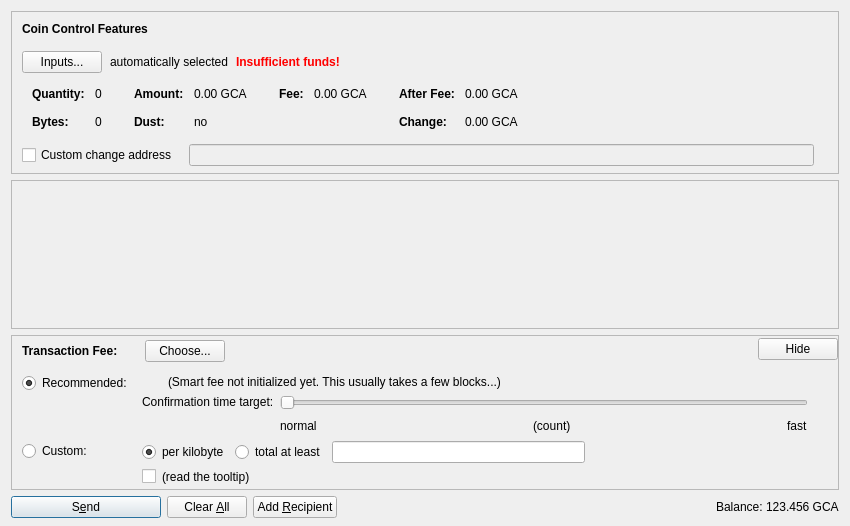
<?xml version="1.0" encoding="UTF-8"?>
<ui version="4.0">
 <class>SendCoinsDialog</class>
 <widget class="QDialog" name="SendCoinsDialog">
  <property name="geometry">
   <rect>
    <x>0</x>
    <y>0</y>
    <width>850</width>
    <height>526</height>
   </rect>
  </property>
  <property name="windowTitle">
   <string>Send Coins</string>
  </property>
  <layout class="QVBoxLayout" name="verticalLayout" stretch="0,1,0,0">
   <property name="bottomMargin">
    <number>8</number>
   </property>
   <item>
    <widget class="QFrame" name="frameCoinControl">
     <property name="sizePolicy">
      <sizepolicy hsizetype="Expanding" vsizetype="Expanding">
       <horstretch>0</horstretch>
       <verstretch>0</verstretch>
      </sizepolicy>
     </property>
     <property name="maximumSize">
      <size>
       <width>16777215</width>
       <height>16777215</height>
      </size>
     </property>
     <property name="frameShape">
      <enum>QFrame::StyledPanel</enum>
     </property>
     <property name="frameShadow">
      <enum>QFrame::Sunken</enum>
     </property>
     <layout class="QVBoxLayout" name="verticalLayoutCoinControl2">
      <property name="spacing">
       <number>0</number>
      </property>
      <property name="leftMargin">
       <number>0</number>
      </property>
      <property name="topMargin">
       <number>0</number>
      </property>
      <property name="rightMargin">
       <number>0</number>
      </property>
      <property name="bottomMargin">
       <number>6</number>
      </property>
      <item>
       <layout class="QVBoxLayout" name="verticalLayoutCoinControl" stretch="0,0,0,0,1">
        <property name="spacing">
         <number>0</number>
        </property>
        <property name="leftMargin">
         <number>10</number>
        </property>
        <property name="topMargin">
         <number>10</number>
        </property>
        <item>
         <layout class="QHBoxLayout" name="horizontalLayoutCoinControl1">
          <property name="bottomMargin">
           <number>15</number>
          </property>
          <item>
           <widget class="QLabel" name="labelCoinControlFeatures">
            <property name="sizePolicy">
             <sizepolicy hsizetype="Preferred" vsizetype="Maximum">
              <horstretch>0</horstretch>
              <verstretch>0</verstretch>
             </sizepolicy>
            </property>
            <property name="font">
             <font>
              <weight>75</weight>
              <bold>true</bold>
             </font>
            </property>
            <property name="styleSheet">
             <string notr="true">font-weight:bold;</string>
            </property>
            <property name="text">
             <string>Coin Control Features</string>
            </property>
           </widget>
          </item>
         </layout>
        </item>
        <item>
         <layout class="QHBoxLayout" name="horizontalLayoutCoinControl2" stretch="0,0,0,0">
          <property name="spacing">
           <number>8</number>
          </property>
          <property name="bottomMargin">
           <number>10</number>
          </property>
          <item>
           <widget class="QPushButton" name="pushButtonCoinControl">
            <property name="styleSheet">
             <string notr="true"/>
            </property>
            <property name="text">
             <string>Inputs...</string>
            </property>
            <property name="autoDefault">
             <bool>false</bool>
            </property>
           </widget>
          </item>
          <item>
           <widget class="QLabel" name="labelCoinControlAutomaticallySelected">
            <property name="text">
             <string>automatically selected</string>
            </property>
            <property name="margin">
             <number>5</number>
            </property>
           </widget>
          </item>
          <item>
           <widget class="QLabel" name="labelCoinControlInsuffFunds">
            <property name="font">
             <font>
              <weight>75</weight>
              <bold>true</bold>
             </font>
            </property>
            <property name="styleSheet">
             <string notr="true">color:red;font-weight:bold;</string>
            </property>
            <property name="text">
             <string>Insufficient funds!</string>
            </property>
            <property name="margin">
             <number>5</number>
            </property>
           </widget>
          </item>
          <item>
           <spacer name="horizontalSpacerCoinControl">
            <property name="orientation">
             <enum>Qt::Horizontal</enum>
            </property>
            <property name="sizeHint" stdset="0">
             <size>
              <width>40</width>
              <height>1</height>
             </size>
            </property>
           </spacer>
          </item>
         </layout>
        </item>
        <item>
         <widget class="QWidget" name="widgetCoinControl" native="true">
          <property name="sizePolicy">
           <sizepolicy hsizetype="Preferred" vsizetype="Preferred">
            <horstretch>0</horstretch>
            <verstretch>0</verstretch>
           </sizepolicy>
          </property>
          <property name="minimumSize">
           <size>
            <width>0</width>
            <height>0</height>
           </size>
          </property>
          <property name="styleSheet">
           <string notr="true"/>
          </property>
          <layout class="QHBoxLayout" name="horizontalLayoutCoinControl5">
           <property name="leftMargin">
            <number>0</number>
           </property>
           <property name="topMargin">
            <number>0</number>
           </property>
           <property name="rightMargin">
            <number>0</number>
           </property>
           <property name="bottomMargin">
            <number>0</number>
           </property>
           <item>
            <layout class="QHBoxLayout" name="horizontalLayoutCoinControl3" stretch="0,0,0,1">
             <property name="spacing">
              <number>20</number>
             </property>
             <property name="topMargin">
              <number>0</number>
             </property>
             <property name="bottomMargin">
              <number>10</number>
             </property>
             <item>
              <layout class="QFormLayout" name="formLayoutCoinControl1">
               <property name="horizontalSpacing">
                <number>10</number>
               </property>
               <property name="verticalSpacing">
                <number>14</number>
               </property>
               <property name="leftMargin">
                <number>10</number>
               </property>
               <property name="topMargin">
                <number>4</number>
               </property>
               <property name="rightMargin">
                <number>6</number>
               </property>
               <item row="0" column="0">
                <widget class="QLabel" name="labelCoinControlQuantityText">
                 <property name="font">
                  <font>
                   <weight>75</weight>
                   <bold>true</bold>
                  </font>
                 </property>
                 <property name="text">
                  <string>Quantity:</string>
                 </property>
                 <property name="margin">
                  <number>0</number>
                 </property>
                </widget>
               </item>
               <item row="0" column="1">
                <widget class="QLabel" name="labelCoinControlQuantity">
                 <property name="cursor">
                  <cursorShape>IBeamCursor</cursorShape>
                 </property>
                 <property name="contextMenuPolicy">
                  <enum>Qt::ActionsContextMenu</enum>
                 </property>
                 <property name="text">
                  <string notr="true">0</string>
                 </property>
                 <property name="margin">
                  <number>0</number>
                 </property>
                 <property name="textInteractionFlags">
                  <set>Qt::LinksAccessibleByMouse|Qt::TextSelectableByKeyboard|Qt::TextSelectableByMouse</set>
                 </property>
                </widget>
               </item>
               <item row="1" column="0">
                <widget class="QLabel" name="labelCoinControlBytesText">
                 <property name="font">
                  <font>
                   <weight>75</weight>
                   <bold>true</bold>
                  </font>
                 </property>
                 <property name="text">
                  <string>Bytes:</string>
                 </property>
                </widget>
               </item>
               <item row="1" column="1">
                <widget class="QLabel" name="labelCoinControlBytes">
                 <property name="cursor">
                  <cursorShape>IBeamCursor</cursorShape>
                 </property>
                 <property name="contextMenuPolicy">
                  <enum>Qt::ActionsContextMenu</enum>
                 </property>
                 <property name="text">
                  <string notr="true">0</string>
                 </property>
                 <property name="textInteractionFlags">
                  <set>Qt::LinksAccessibleByMouse|Qt::TextSelectableByKeyboard|Qt::TextSelectableByMouse</set>
                 </property>
                </widget>
               </item>
              </layout>
             </item>
             <item>
              <layout class="QFormLayout" name="formLayoutCoinControl2">
               <property name="horizontalSpacing">
                <number>10</number>
               </property>
               <property name="verticalSpacing">
                <number>14</number>
               </property>
               <property name="leftMargin">
                <number>6</number>
               </property>
               <property name="topMargin">
                <number>4</number>
               </property>
               <property name="rightMargin">
                <number>6</number>
               </property>
               <item row="0" column="0">
                <widget class="QLabel" name="labelCoinControlAmountText">
                 <property name="font">
                  <font>
                   <weight>75</weight>
                   <bold>true</bold>
                  </font>
                 </property>
                 <property name="text">
                  <string>Amount:</string>
                 </property>
                 <property name="margin">
                  <number>0</number>
                 </property>
                </widget>
               </item>
               <item row="0" column="1">
                <widget class="QLabel" name="labelCoinControlAmount">
                 <property name="cursor">
                  <cursorShape>IBeamCursor</cursorShape>
                 </property>
                 <property name="contextMenuPolicy">
                  <enum>Qt::ActionsContextMenu</enum>
                 </property>
                 <property name="text">
                  <string notr="true">0.00 GCA</string>
                 </property>
                 <property name="textInteractionFlags">
                  <set>Qt::LinksAccessibleByMouse|Qt::TextSelectableByKeyboard|Qt::TextSelectableByMouse</set>
                 </property>
                </widget>
               </item>
               <item row="1" column="0">
                <widget class="QLabel" name="labelCoinControlLowOutputText">
                 <property name="font">
                  <font>
                   <weight>75</weight>
                   <bold>true</bold>
                  </font>
                 </property>
                 <property name="text">
                  <string>Dust:</string>
                 </property>
                </widget>
               </item>
               <item row="1" column="1">
                <widget class="QLabel" name="labelCoinControlLowOutput">
                 <property name="cursor">
                  <cursorShape>IBeamCursor</cursorShape>
                 </property>
                 <property name="contextMenuPolicy">
                  <enum>Qt::ActionsContextMenu</enum>
                 </property>
                 <property name="text">
                  <string notr="true">no</string>
                 </property>
                 <property name="textInteractionFlags">
                  <set>Qt::LinksAccessibleByMouse|Qt::TextSelectableByKeyboard|Qt::TextSelectableByMouse</set>
                 </property>
                </widget>
               </item>
              </layout>
             </item>
             <item>
              <layout class="QFormLayout" name="formLayoutCoinControl3">
               <property name="horizontalSpacing">
                <number>10</number>
               </property>
               <property name="verticalSpacing">
                <number>14</number>
               </property>
               <property name="leftMargin">
                <number>6</number>
               </property>
               <property name="topMargin">
                <number>4</number>
               </property>
               <property name="rightMargin">
                <number>6</number>
               </property>
               <item row="0" column="0">
                <widget class="QLabel" name="labelCoinControlFeeText">
                 <property name="font">
                  <font>
                   <weight>75</weight>
                   <bold>true</bold>
                  </font>
                 </property>
                 <property name="text">
                  <string>Fee:</string>
                 </property>
                 <property name="margin">
                  <number>0</number>
                 </property>
                </widget>
               </item>
               <item row="0" column="1">
                <widget class="QLabel" name="labelCoinControlFee">
                 <property name="cursor">
                  <cursorShape>IBeamCursor</cursorShape>
                 </property>
                 <property name="contextMenuPolicy">
                  <enum>Qt::ActionsContextMenu</enum>
                 </property>
                 <property name="text">
                  <string notr="true">0.00 GCA</string>
                 </property>
                 <property name="textInteractionFlags">
                  <set>Qt::LinksAccessibleByMouse|Qt::TextSelectableByKeyboard|Qt::TextSelectableByMouse</set>
                 </property>
                </widget>
               </item>
              </layout>
             </item>
             <item>
              <layout class="QFormLayout" name="formLayoutCoinControl4">
               <property name="horizontalSpacing">
                <number>10</number>
               </property>
               <property name="verticalSpacing">
                <number>14</number>
               </property>
               <property name="leftMargin">
                <number>6</number>
               </property>
               <property name="topMargin">
                <number>4</number>
               </property>
               <property name="rightMargin">
                <number>6</number>
               </property>
               <item row="0" column="0">
                <widget class="QLabel" name="labelCoinControlAfterFeeText">
                 <property name="font">
                  <font>
                   <weight>75</weight>
                   <bold>true</bold>
                  </font>
                 </property>
                 <property name="text">
                  <string>After Fee:</string>
                 </property>
                 <property name="margin">
                  <number>0</number>
                 </property>
                </widget>
               </item>
               <item row="0" column="1">
                <widget class="QLabel" name="labelCoinControlAfterFee">
                 <property name="cursor">
                  <cursorShape>IBeamCursor</cursorShape>
                 </property>
                 <property name="contextMenuPolicy">
                  <enum>Qt::ActionsContextMenu</enum>
                 </property>
                 <property name="text">
                  <string notr="true">0.00 GCA</string>
                 </property>
                 <property name="textInteractionFlags">
                  <set>Qt::LinksAccessibleByMouse|Qt::TextSelectableByKeyboard|Qt::TextSelectableByMouse</set>
                 </property>
                </widget>
               </item>
               <item row="1" column="0">
                <widget class="QLabel" name="labelCoinControlChangeText">
                 <property name="font">
                  <font>
                   <weight>75</weight>
                   <bold>true</bold>
                  </font>
                 </property>
                 <property name="text">
                  <string>Change:</string>
                 </property>
                </widget>
               </item>
               <item row="1" column="1">
                <widget class="QLabel" name="labelCoinControlChange">
                 <property name="cursor">
                  <cursorShape>IBeamCursor</cursorShape>
                 </property>
                 <property name="contextMenuPolicy">
                  <enum>Qt::ActionsContextMenu</enum>
                 </property>
                 <property name="text">
                  <string notr="true">0.00 GCA</string>
                 </property>
                 <property name="textInteractionFlags">
                  <set>Qt::LinksAccessibleByMouse|Qt::TextSelectableByKeyboard|Qt::TextSelectableByMouse</set>
                 </property>
                </widget>
               </item>
              </layout>
             </item>
            </layout>
           </item>
          </layout>
         </widget>
        </item>
        <item>
         <layout class="QHBoxLayout" name="horizontalLayoutCoinControl4" stretch="0,0,0">
          <property name="spacing">
           <number>12</number>
          </property>
          <property name="sizeConstraint">
           <enum>QLayout::SetDefaultConstraint</enum>
          </property>
          <property name="topMargin">
           <number>5</number>
          </property>
          <property name="rightMargin">
           <number>5</number>
          </property>
          <item>
           <widget class="QCheckBox" name="checkBoxCoinControlChange">
            <property name="toolTip">
             <string>If this is activated, but the change address is empty or invalid, change will be sent to a newly generated address.</string>
            </property>
            <property name="text">
             <string>Custom change address</string>
            </property>
           </widget>
          </item>
          <item>
           <widget class="QValidatedLineEdit" name="lineEditCoinControlChange">
            <property name="enabled">
             <bool>false</bool>
            </property>
            <property name="sizePolicy">
             <sizepolicy hsizetype="Expanding" vsizetype="Fixed">
              <horstretch>0</horstretch>
              <verstretch>0</verstretch>
             </sizepolicy>
            </property>
           </widget>
          </item>
          <item>
           <widget class="QLabel" name="labelCoinControlChangeLabel">
            <property name="sizePolicy">
             <sizepolicy hsizetype="Preferred" vsizetype="Expanding">
              <horstretch>0</horstretch>
              <verstretch>0</verstretch>
             </sizepolicy>
            </property>
            <property name="minimumSize">
             <size>
              <width>0</width>
              <height>0</height>
             </size>
            </property>
            <property name="text">
             <string/>
            </property>
            <property name="margin">
             <number>3</number>
            </property>
           </widget>
          </item>
         </layout>
        </item>
        <item>
         <spacer name="verticalSpacerCoinControl">
          <property name="orientation">
           <enum>Qt::Vertical</enum>
          </property>
          <property name="sizeHint" stdset="0">
           <size>
            <width>800</width>
            <height>1</height>
           </size>
          </property>
         </spacer>
        </item>
       </layout>
      </item>
     </layout>
    </widget>
   </item>
   <item>
    <widget class="QScrollArea" name="scrollArea">
     <property name="widgetResizable">
      <bool>true</bool>
     </property>
     <widget class="QWidget" name="scrollAreaWidgetContents">
      <property name="geometry">
       <rect>
        <x>0</x>
        <y>0</y>
        <width>830</width>
        <height>104</height>
       </rect>
      </property>
      <layout class="QVBoxLayout" name="verticalLayout_2" stretch="0,1">
       <property name="leftMargin">
        <number>0</number>
       </property>
       <property name="topMargin">
        <number>0</number>
       </property>
       <property name="rightMargin">
        <number>0</number>
       </property>
       <property name="bottomMargin">
        <number>0</number>
       </property>
       <item>
        <layout class="QVBoxLayout" name="entries">
         <property name="spacing">
          <number>6</number>
         </property>
        </layout>
       </item>
       <item>
        <spacer name="verticalSpacer">
         <property name="orientation">
          <enum>Qt::Vertical</enum>
         </property>
         <property name="sizeHint" stdset="0">
          <size>
           <width>20</width>
           <height>40</height>
          </size>
         </property>
        </spacer>
       </item>
      </layout>
     </widget>
    </widget>
   </item>
   <item>
    <widget class="QFrame" name="frameFee">
     <property name="sizePolicy">
      <sizepolicy hsizetype="Expanding" vsizetype="Expanding">
       <horstretch>0</horstretch>
       <verstretch>0</verstretch>
      </sizepolicy>
     </property>
     <property name="maximumSize">
      <size>
       <width>16777215</width>
       <height>16777215</height>
      </size>
     </property>
     <property name="frameShape">
      <enum>QFrame::StyledPanel</enum>
     </property>
     <property name="frameShadow">
      <enum>QFrame::Sunken</enum>
     </property>
     <layout class="QVBoxLayout" name="verticalLayoutFee1">
      <property name="spacing">
       <number>0</number>
      </property>
      <property name="leftMargin">
       <number>0</number>
      </property>
      <property name="topMargin">
       <number>0</number>
      </property>
      <property name="rightMargin">
       <number>0</number>
      </property>
      <property name="bottomMargin">
       <number>0</number>
      </property>
      <item>
       <layout class="QVBoxLayout" name="verticalLayoutFee2" stretch="0,0,0">
        <property name="spacing">
         <number>0</number>
        </property>
        <property name="leftMargin">
         <number>10</number>
        </property>
        <property name="topMargin">
         <number>0</number>
        </property>
        <item>
         <layout class="QHBoxLayout" name="horizontalLayoutFee1">
          <property name="bottomMargin">
           <number>0</number>
          </property>
          <item>
           <layout class="QVBoxLayout" name="verticalLayoutFee7">
            <property name="spacing">
             <number>0</number>
            </property>
            <item>
             <spacer name="verticalSpacerSmartFee">
              <property name="orientation">
               <enum>Qt::Vertical</enum>
              </property>
              <property name="sizeType">
               <enum>QSizePolicy::Fixed</enum>
              </property>
              <property name="sizeHint" stdset="0">
               <size>
                <width>1</width>
                <height>4</height>
               </size>
              </property>
             </spacer>
            </item>
            <item>
             <layout class="QHBoxLayout" name="horizontalLayoutSmartFee">
              <property name="spacing">
               <number>10</number>
              </property>
              <item>
               <widget class="QLabel" name="labelFeeHeadline">
                <property name="sizePolicy">
                 <sizepolicy hsizetype="Preferred" vsizetype="Maximum">
                  <horstretch>0</horstretch>
                  <verstretch>0</verstretch>
                 </sizepolicy>
                </property>
                <property name="font">
                 <font>
                  <weight>75</weight>
                  <bold>true</bold>
                 </font>
                </property>
                <property name="styleSheet">
                 <string notr="true">font-weight:bold;</string>
                </property>
                <property name="text">
                 <string>Transaction Fee:</string>
                </property>
               </widget>
              </item>
              <item>
               <widget class="QLabel" name="labelFeeMinimized">
                <property name="text">
                 <string/>
                </property>
               </widget>
              </item>
              <item>
               <widget class="QPushButton" name="buttonChooseFee">
                <property name="text">
                 <string>Choose...</string>
                </property>
               </widget>
              </item>
             </layout>
            </item>
            <item>
             <spacer name="verticalSpacer_5">
              <property name="orientation">
               <enum>Qt::Vertical</enum>
              </property>
              <property name="sizeHint" stdset="0">
               <size>
                <width>1</width>
                <height>1</height>
               </size>
              </property>
             </spacer>
            </item>
           </layout>
          </item>
          <item>
           <spacer name="horizontalSpacer_4">
            <property name="orientation">
             <enum>Qt::Horizontal</enum>
            </property>
            <property name="sizeHint" stdset="0">
             <size>
              <width>40</width>
              <height>20</height>
             </size>
            </property>
           </spacer>
          </item>
          <item>
           <widget class="QPushButton" name="buttonMinimizeFee">
            <property name="toolTip">
             <string>collapse fee-settings</string>
            </property>
            <property name="text">
             <string>Hide</string>
            </property>
           </widget>
          </item>
         </layout>
        </item>
        <item>
         <widget class="QFrame" name="frameFeeSelection">
          <layout class="QVBoxLayout" name="verticalLayoutFee12">
           <property name="spacing">
            <number>0</number>
           </property>
           <property name="leftMargin">
            <number>0</number>
           </property>
           <property name="topMargin">
            <number>0</number>
           </property>
           <property name="rightMargin">
            <number>0</number>
           </property>
           <property name="bottomMargin">
            <number>0</number>
           </property>
           <item>
            <layout class="QGridLayout" name="gridLayoutFee">
             <property name="topMargin">
              <number>10</number>
             </property>
             <property name="bottomMargin">
              <number>4</number>
             </property>
             <property name="horizontalSpacing">
              <number>10</number>
             </property>
             <property name="verticalSpacing">
              <number>4</number>
             </property>
             <item row="1" column="1">
              <layout class="QVBoxLayout" name="verticalLayoutFee8">
               <property name="spacing">
                <number>6</number>
               </property>
               <item>
                <layout class="QHBoxLayout" name="horizontalLayoutFee13">
                 <item>
                  <widget class="QRadioButton" name="radioCustomPerKilobyte">
                   <property name="toolTip">
                    <string>If the custom fee is set to 1000 satoshis and the transaction is only 250 bytes, then &quot;per kilobyte&quot; only pays 250 satoshis in fee, while &quot;total at least&quot; pays 1000 satoshis. For transactions bigger than a kilobyte both pay by kilobyte.</string>
                   </property>
                   <property name="text">
                    <string>per kilobyte</string>
                   </property>
                   <property name="checked">
                    <bool>true</bool>
                   </property>
                   <attribute name="buttonGroup">
                    <string notr="true">groupCustomFee</string>
                   </attribute>
                  </widget>
                 </item>
                 <item>
                  <widget class="QRadioButton" name="radioCustomAtLeast">
                   <property name="toolTip">
                    <string>If the custom fee is set to 1000 satoshis and the transaction is only 250 bytes, then &quot;per kilobyte&quot; only pays 250 satoshis in fee, while &quot;total at least&quot; pays 1000 satoshis. For transactions bigger than a kilobyte both pay by kilobyte.</string>
                   </property>
                   <property name="text">
                    <string>total at least</string>
                   </property>
                   <attribute name="buttonGroup">
                    <string notr="true">groupCustomFee</string>
                   </attribute>
                  </widget>
                 </item>
                 <item>
                  <widget class="BitcoinAmountField" name="customFee"/>
                 </item>
                 <item>
                  <spacer name="horizontalSpacer_6">
                   <property name="orientation">
                    <enum>Qt::Horizontal</enum>
                   </property>
                   <property name="sizeHint" stdset="0">
                    <size>
                     <width>1</width>
                     <height>1</height>
                    </size>
                   </property>
                  </spacer>
                 </item>
                </layout>
               </item>
               <item>
                <layout class="QHBoxLayout" name="horizontalLayoutFee8">
                 <item>
                  <widget class="QCheckBox" name="checkBoxMinimumFee">
                   <property name="toolTip">
                    <string>Paying only the minimum fee is just fine as long as there is less transaction volume than space in the blocks. But be aware that this can end up in a never confirming transaction once there is more demand for gca transactions than the network can process.</string>
                   </property>
                   <property name="text">
                    <string/>
                   </property>
                  </widget>
                 </item>
                 <item>
                  <widget class="QLabel" name="labelMinFeeWarning">
                   <property name="enabled">
                    <bool>true</bool>
                   </property>
                   <property name="toolTip">
                    <string>Paying only the minimum fee is just fine as long as there is less transaction volume than space in the blocks. But be aware that this can end up in a never confirming transaction once there is more demand for gca transactions than the network can process.</string>
                   </property>
                   <property name="text">
                    <string>(read the tooltip)</string>
                   </property>
                   <property name="margin">
                    <number>5</number>
                   </property>
                  </widget>
                 </item>
                 <item>
                  <spacer name="horizontalSpacer_2">
                   <property name="orientation">
                    <enum>Qt::Horizontal</enum>
                   </property>
                   <property name="sizeHint" stdset="0">
                    <size>
                     <width>1</width>
                     <height>1</height>
                    </size>
                   </property>
                  </spacer>
                 </item>
                </layout>
               </item>
              </layout>
             </item>
             <item row="0" column="0">
              <layout class="QVBoxLayout" name="verticalLayoutFee4" stretch="0,1">
               <item>
                <widget class="QRadioButton" name="radioSmartFee">
                 <property name="text">
                  <string>Recommended:</string>
                 </property>
                 <property name="checked">
                  <bool>true</bool>
                 </property>
                 <attribute name="buttonGroup">
                  <string notr="true">groupFee</string>
                 </attribute>
                </widget>
               </item>
               <item>
                <spacer name="verticalSpacer_2">
                 <property name="orientation">
                  <enum>Qt::Vertical</enum>
                 </property>
                 <property name="sizeHint" stdset="0">
                  <size>
                   <width>1</width>
                   <height>1</height>
                  </size>
                 </property>
                </spacer>
               </item>
              </layout>
             </item>
             <item row="1" column="0">
              <layout class="QVBoxLayout" name="verticalLayoutFee9" stretch="0,1">
               <item>
                <widget class="QRadioButton" name="radioCustomFee">
                 <property name="text">
                  <string>Custom:</string>
                 </property>
                 <attribute name="buttonGroup">
                  <string notr="true">groupFee</string>
                 </attribute>
                </widget>
               </item>
               <item>
                <spacer name="verticalSpacer_6">
                 <property name="orientation">
                  <enum>Qt::Vertical</enum>
                 </property>
                 <property name="sizeHint" stdset="0">
                  <size>
                   <width>1</width>
                   <height>1</height>
                  </size>
                 </property>
                </spacer>
               </item>
              </layout>
             </item>
             <item row="0" column="1">
              <layout class="QVBoxLayout" name="verticalLayoutFee3" stretch="0,0,1">
               <property name="spacing">
                <number>6</number>
               </property>
               <property name="topMargin">
                <number>2</number>
               </property>
               <item>
                <layout class="QHBoxLayout" name="horizontalLayoutFee12">
                 <item>
                  <widget class="QLabel" name="labelSmartFee">
                   <property name="text">
                    <string/>
                   </property>
                   <property name="margin">
                    <number>2</number>
                   </property>
                  </widget>
                 </item>
                 <item>
                  <widget class="QLabel" name="labelFeeEstimation">
                   <property name="text">
                    <string/>
                   </property>
                  </widget>
                 </item>
                 <item>
                  <widget class="QLabel" name="labelSmartFee2">
                   <property name="text">
                    <string>(Smart fee not initialized yet. This usually takes a few blocks...)</string>
                   </property>
                   <property name="margin">
                    <number>2</number>
                   </property>
                  </widget>
                 </item>
                 <item>
                  <spacer name="horizontalSpacer_5">
                   <property name="orientation">
                    <enum>Qt::Horizontal</enum>
                   </property>
                   <property name="sizeHint" stdset="0">
                    <size>
                     <width>1</width>
                     <height>1</height>
                    </size>
                   </property>
                  </spacer>
                 </item>
                </layout>
               </item>
               <item>
                <layout class="QHBoxLayout" name="horizontalLayoutFee9">
                 <item>
                  <layout class="QVBoxLayout" name="verticalLayoutFee6">
                   <item>
                    <widget class="QLabel" name="labelSmartFee3">
                     <property name="text">
                      <string>Confirmation time target:</string>
                     </property>
                     <property name="margin">
                      <number>2</number>
                     </property>
                    </widget>
                   </item>
                   <item>
                    <spacer name="verticalSpacer_3">
                     <property name="orientation">
                      <enum>Qt::Vertical</enum>
                     </property>
                     <property name="sizeHint" stdset="0">
                      <size>
                       <width>1</width>
                       <height>1</height>
                      </size>
                     </property>
                    </spacer>
                   </item>
                  </layout>
                 </item>
                 <item>
                  <layout class="QVBoxLayout" name="verticalLayoutFee5">
                   <property name="rightMargin">
                    <number>30</number>
                   </property>
                   <item>
                    <widget class="QSlider" name="sliderSmartFee">
                     <property name="minimum">
                      <number>0</number>
                     </property>
                     <property name="maximum">
                      <number>23</number>
                     </property>
                     <property name="pageStep">
                      <number>1</number>
                     </property>
                     <property name="value">
                      <number>0</number>
                     </property>
                     <property name="orientation">
                      <enum>Qt::Horizontal</enum>
                     </property>
                     <property name="invertedAppearance">
                      <bool>false</bool>
                     </property>
                     <property name="invertedControls">
                      <bool>false</bool>
                     </property>
                     <property name="tickPosition">
                      <enum>QSlider::NoTicks</enum>
                     </property>
                    </widget>
                   </item>
                   <item>
                    <layout class="QHBoxLayout" name="horizontalLayoutFee10">
                     <item>
                      <widget class="QLabel" name="labelSmartFeeNormal">
                       <property name="text">
                        <string>normal</string>
                       </property>
                      </widget>
                     </item>
                     <item>
                      <spacer name="horizontalSpacer_7">
                       <property name="orientation">
                        <enum>Qt::Horizontal</enum>
                       </property>
                       <property name="sizeHint" stdset="0">
                        <size>
                         <width>40</width>
                         <height>20</height>
                        </size>
                       </property>
                      </spacer>
                     </item>
                     <item>
                      <widget class="QLabel" name="confirmationTargetLabel">
                       <property name="text">
                        <string notr="true">(count)</string>
                       </property>
                      </widget>
                     </item>
                     <item>
                      <spacer name="horizontalSpacer_3">
                       <property name="orientation">
                        <enum>Qt::Horizontal</enum>
                       </property>
                       <property name="sizeHint" stdset="0">
                        <size>
                         <width>40</width>
                         <height>20</height>
                        </size>
                       </property>
                      </spacer>
                     </item>
                     <item>
                      <widget class="QLabel" name="labelSmartFeeFast">
                       <property name="text">
                        <string>fast</string>
                       </property>
                      </widget>
                     </item>
                    </layout>
                   </item>
                  </layout>
                 </item>
                </layout>
               </item>
               <item>
                <spacer name="verticalSpacer_4">
                 <property name="orientation">
                  <enum>Qt::Vertical</enum>
                 </property>
                 <property name="sizeHint" stdset="0">
                  <size>
                   <width>1</width>
                   <height>1</height>
                  </size>
                 </property>
                </spacer>
               </item>
              </layout>
             </item>
            </layout>
           </item>
          </layout>
         </widget>
        </item>
        <item>
         <spacer name="verticalSpacerFee">
          <property name="orientation">
           <enum>Qt::Vertical</enum>
          </property>
          <property name="sizeHint" stdset="0">
           <size>
            <width>800</width>
            <height>1</height>
           </size>
          </property>
         </spacer>
        </item>
       </layout>
      </item>
     </layout>
    </widget>
   </item>
   <item>
    <layout class="QHBoxLayout" name="horizontalLayout">
     <item>
      <widget class="QPushButton" name="sendButton">
       <property name="minimumSize">
        <size>
         <width>150</width>
         <height>0</height>
        </size>
       </property>
       <property name="toolTip">
        <string>Confirm the send action</string>
       </property>
       <property name="text">
        <string>S&amp;end</string>
       </property>
       <property name="icon">
        <iconset resource="../bitcoin.qrc">
         <normaloff>:/icons/send</normaloff>:/icons/send</iconset>
       </property>
       <property name="autoDefault">
        <bool>false</bool>
       </property>
       <property name="default">
        <bool>true</bool>
       </property>
      </widget>
     </item>
     <item>
      <widget class="QPushButton" name="clearButton">
       <property name="sizePolicy">
        <sizepolicy hsizetype="Minimum" vsizetype="Fixed">
         <horstretch>0</horstretch>
         <verstretch>0</verstretch>
        </sizepolicy>
       </property>
       <property name="toolTip">
        <string>Clear all fields of the form.</string>
       </property>
       <property name="text">
        <string>Clear &amp;All</string>
       </property>
       <property name="icon">
        <iconset resource="../bitcoin.qrc">
         <normaloff>:/icons/remove</normaloff>:/icons/remove</iconset>
       </property>
       <property name="autoDefault">
        <bool>false</bool>
       </property>
      </widget>
     </item>
     <item>
      <widget class="QPushButton" name="addButton">
       <property name="toolTip">
        <string>Send to multiple recipients at once</string>
       </property>
       <property name="text">
        <string>Add &amp;Recipient</string>
       </property>
       <property name="icon">
        <iconset resource="../bitcoin.qrc">
         <normaloff>:/icons/add</normaloff>:/icons/add</iconset>
       </property>
       <property name="autoDefault">
        <bool>false</bool>
       </property>
      </widget>
     </item>
     <item>
      <spacer name="horizontalSpacer">
       <property name="orientation">
        <enum>Qt::Horizontal</enum>
       </property>
       <property name="sizeHint" stdset="0">
        <size>
         <width>40</width>
         <height>20</height>
        </size>
       </property>
      </spacer>
     </item>
     <item>
      <layout class="QHBoxLayout" name="horizontalLayout_2">
       <property name="spacing">
        <number>3</number>
       </property>
       <item>
        <widget class="QLabel" name="label">
         <property name="sizePolicy">
          <sizepolicy hsizetype="Preferred" vsizetype="Fixed">
           <horstretch>0</horstretch>
           <verstretch>0</verstretch>
          </sizepolicy>
         </property>
         <property name="text">
          <string>Balance:</string>
         </property>
        </widget>
       </item>
       <item>
        <widget class="QLabel" name="labelBalance">
         <property name="sizePolicy">
          <sizepolicy hsizetype="Preferred" vsizetype="Fixed">
           <horstretch>0</horstretch>
           <verstretch>0</verstretch>
          </sizepolicy>
         </property>
         <property name="cursor">
          <cursorShape>IBeamCursor</cursorShape>
         </property>
         <property name="text">
          <string notr="true">123.456 GCA</string>
         </property>
         <property name="textInteractionFlags">
          <set>Qt::LinksAccessibleByMouse|Qt::TextSelectableByKeyboard|Qt::TextSelectableByMouse</set>
         </property>
        </widget>
       </item>
      </layout>
     </item>
    </layout>
   </item>
  </layout>
 </widget>
 <customwidgets>
  <customwidget>
   <class>QValidatedLineEdit</class>
   <extends>QLineEdit</extends>
   <header>qvalidatedlineedit.h</header>
  </customwidget>
  <customwidget>
   <class>BitcoinAmountField</class>
   <extends>QLineEdit</extends>
   <header>bitcoinamountfield.h</header>
   <container>1</container>
  </customwidget>
 </customwidgets>
 <resources>
  <include location="../bitcoin.qrc"/>
 </resources>
 <connections/>
 <buttongroups>
  <buttongroup name="groupFee"/>
  <buttongroup name="groupCustomFee"/>
 </buttongroups>
</ui>
